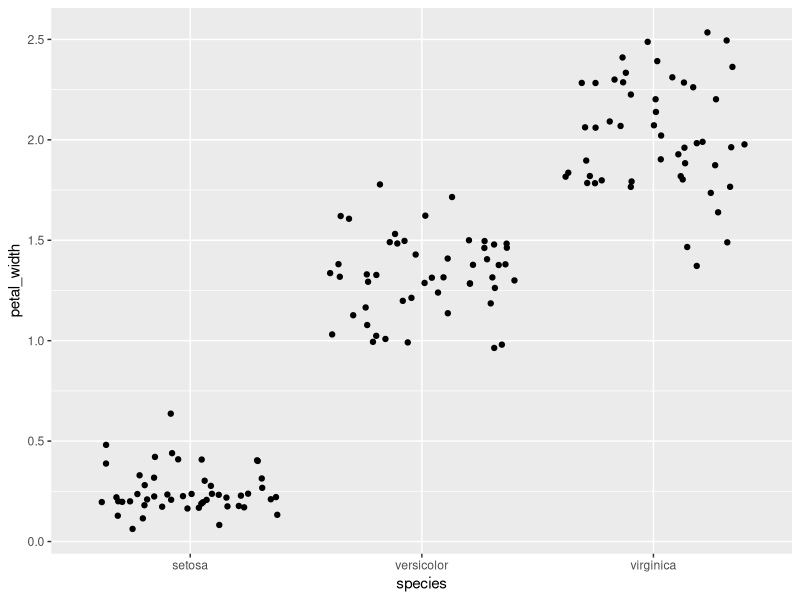
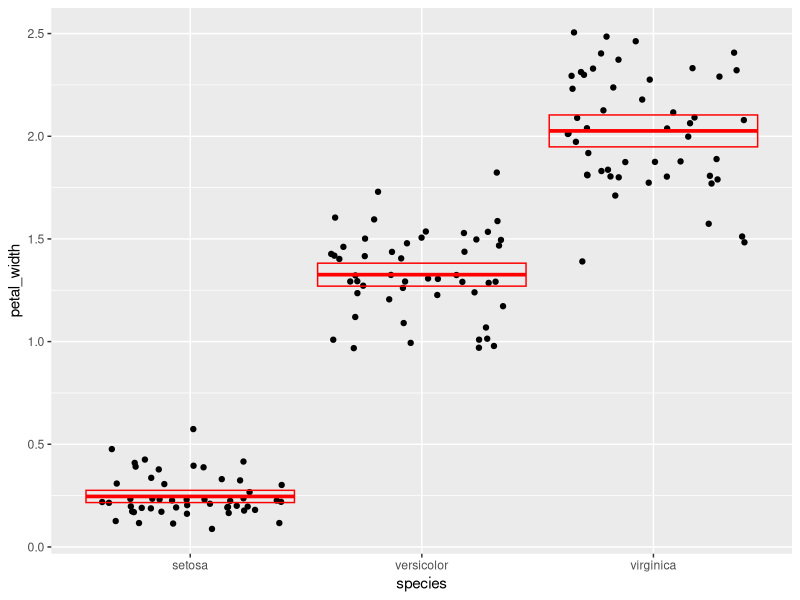
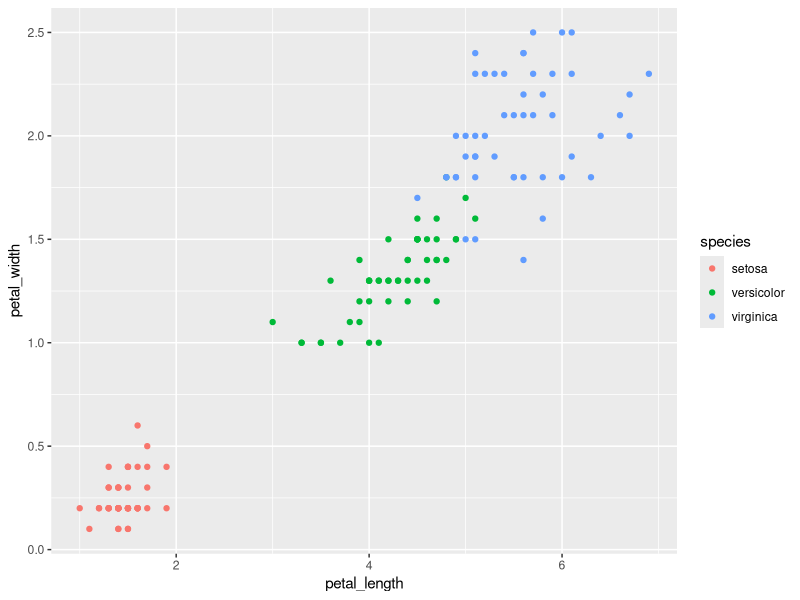

These charts were generated, in order, by the following R code:
#Load packages -----------------------------------------------------------------

library(tidyverse)

#read data----------------------------------------------------------------------

iris
iris <- as_tibble(iris)
iris

# Question 1--------------------------------------------------------------------

Q1<-rename(iris,sepal_length=Sepal.Length,sepal_width=Sepal.Width,petal_length=Petal.Length,petal_width=Petal.Width,species=Species)
Q1

# Question 2--------------------------------------------------------------------

Q2<-select(Q1, sepal_length, sepal_width, petal_length, petal_width)
Q2
mutate(Q1, Q2 = Q2 * 10)

# Question 3--------------------------------------------------------------------

Q3 <-mutate(Q1, sepal_area=sepal_length*sepal_width,petal_area=petal_length*petal_width)
Q3
Q3.5 <-select(Q3,sepal_area,petal_area)
Q3.5

# Question 4--------------------------------------------------------------------

summarize(
  Q2,
  sampl_size = n(),
  max = max(sepal_length),
  min = min(sepal_length),
  range = range(sepal_length),
  median = median(sepal_length),
  q1 = quantile(sepal_length, probs = 0.25),
  q2 = quantile(sepal_length, probs = 0.75),
  IQR = IQR(sepal_length)
)

# Question 5--------------------------------------------------------------------

Q5 <- group_by(Q1, species)

iris_sum <- summarize(
  Q5,
  mean = mean(petal_width),
  sampl_size = n(),
  sd = sd(petal_width),
  var = var(petal_width),
  sem = sd / sqrt(sampl_size), 
  ci_upper = mean + 2 * sem,
  ci_lower = mean - 2 * sem)
iris_sum
# Question 6--------------------------------------------------------------------

ggplot(data = Q1) + 
  geom_jitter(mapping = aes(x = species, y = petal_width))

# Question 7--------------------------------------------------------------------

ggplot(data = Q1) +
  geom_jitter(mapping = aes(x = species, y = petal_width)) +
  geom_crossbar(
    data = iris_sum,
    mapping = aes(
      x = species,
      y = mean,
      ymax = ci_upper,
      ymin = ci_lower),
    color = "red"
  )

# Question 8--------------------------------------------------------------------

ggplot(data = Q1) +
  geom_point(mapping = aes(x = petal_length, y = petal_width, color = species))



